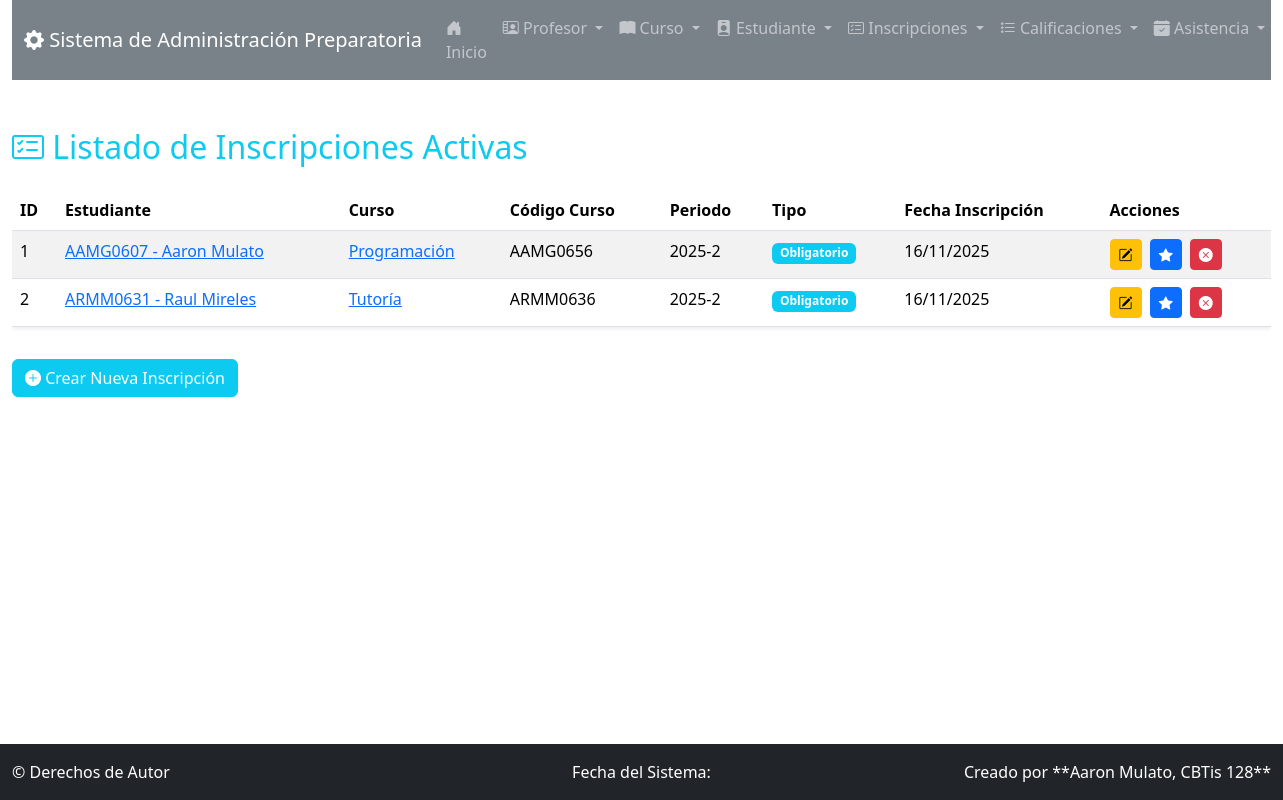
Before: /inscripcion/ with the older database file.
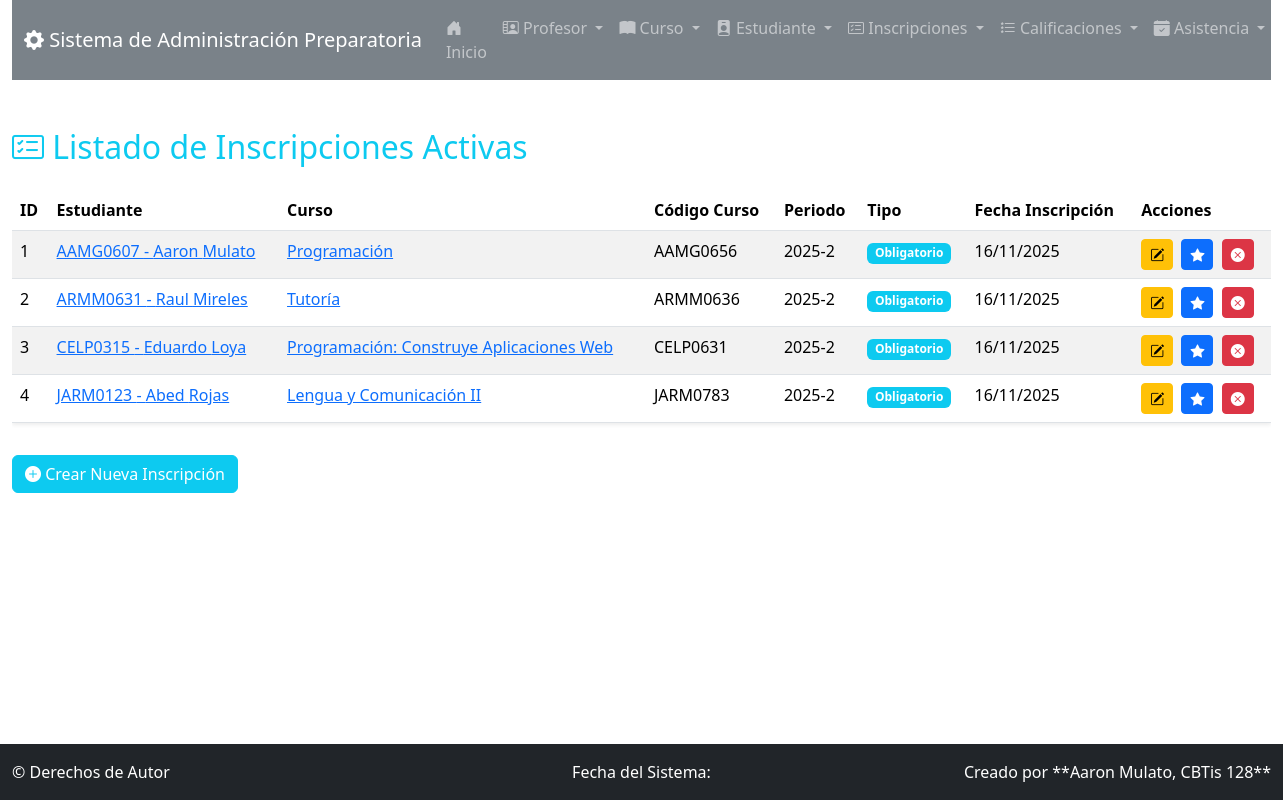
After: the same page with the newer database file.
### app_Preparatoria/models.py (models this page shows, shortened)
class Inscripcion(models.Model):
    estudiante = models.ForeignKey(Estudiante, on_delete=models.CASCADE)
    curso = models.ForeignKey(Curso, on_delete=models.CASCADE)
    fecha_inscripcion_curso = models.DateField(auto_now_add=True)
    fecha_finalizacion = models.DateField(null=True, blank=True)
    esta_activo = models.BooleanField(default=True)
    periodo_academico = models.CharField(max_length=50, default="2025-2") # Campo nuevo
    es_obligatorio = models.BooleanField(default=True) # Campo nuevo
    class Meta:
        unique_together = ('estudiante', 'curso', 'periodo_academico') # Ajuste para permitir reinscripción en otro periodo

class Estudiante(models.Model):
    nombre_estudiante = models.CharField(max_length=50)
    apellido_estudiante = models.CharField(max_length=50)
    matricula = models.CharField(max_length=10, unique=True)
    correo_estudiante = models.EmailField(max_length=100)
    fecha_nacimiento = models.DateField()
    fecha_inscripcion = models.DateField(auto_now_add=True)
    cursos = models.ManyToManyField(Curso, through='Inscripcion', related_name="estudiantes_inscritos")

class Curso(models.Model):
    nombre_curso = models.CharField(max_length=50)
    codigo = models.CharField(max_length=10, unique=True)
    descripcion = models.TextField(max_length=100)
    creditos = models.PositiveIntegerField()
    horario = models.CharField(max_length=50)
    aula = models.CharField(max_length=20)
    profesor = models.ForeignKey(Profesor, related_name="cursos", on_delete=models.CASCADE)

### app_Preparatoria/views.py (the view)
# urls.py: path('inscripcion/', views.ver_inscripciones, name='ver_inscripciones'),
def ver_inscripciones(request):
    inscripciones = Inscripcion.objects.filter(esta_activo=True).select_related('estudiante', 'curso')
    context = {'inscripciones': inscripciones}
    return render(request, 'inscripcion/ver_inscripciones.html', context)

### app_Preparatoria/templates/inscripcion/ver_inscripciones.html
{% extends 'base.html' %}
{% block content %}
<h2 class="mb-4 text-info"><i class="bi bi-card-checklist"></i> Listado de Inscripciones Activas</h2>
<div class="table-responsive">
    <table class="table table-striped table-hover shadow-sm">
        <thead class="bg-dark text-white">
            <tr>
                <th>ID</th>
                <th>Estudiante</th>
                <th>Curso</th>
                <th>Código Curso</th>
                <th>Periodo</th>
                <th>Tipo</th>
                <th>Fecha Inscripción</th>
                <th>Acciones</th>
            </tr>
        </thead>
        <tbody>
            {% for inscripcion in inscripciones %}
            <tr>
                <td>{{ inscripcion.id }}</td>
                <td><a href="{% url 'ver_detalle_estudiante' inscripcion.estudiante.id %}">{{ inscripcion.estudiante.matricula }} - {{ inscripcion.estudiante.nombre_estudiante }} {{ inscripcion.estudiante.apellido_estudiante }}</a></td>
                <td><a href="{% url 'ver_detalle_curso' inscripcion.curso.id %}">{{ inscripcion.curso.nombre_curso }}</a></td>
                <td>{{ inscripcion.curso.codigo }}</td>
                <td>{{ inscripcion.periodo_academico }}</td>
                <td>
                    {% if inscripcion.es_obligatorio %}
                        <span class="badge bg-info">Obligatorio</span>
                    {% else %}
                        <span class="badge bg-secondary">Opcional</span>
                    {% endif %}
                </td>
                <td>{{ inscripcion.fecha_inscripcion_curso|date:"d/m/Y" }}</td>
                <td>
                    <a href="{% url 'actualizar_inscripcion' inscripcion.id %}" class="btn btn-sm btn-warning me-1" title="Editar Inscripción"><i class="bi bi-pencil-square"></i></a>
                    <a href="{% url 'ver_calificaciones_por_curso' inscripcion.curso.id %}" class="btn btn-sm btn-primary me-1" title="Calificar Curso"><i class="bi bi-star-fill"></i></a>
                    <a href="{% url 'finalizar_inscripcion' inscripcion.id %}" class="btn btn-sm btn-danger" title="Finalizar Inscripción"><i class="bi bi-x-circle-fill"></i></a>
                </td>
            </tr>
            {% empty %}
            <tr>
                <td colspan="8" class="text-center">No hay inscripciones activas.</td>
            </tr>
            {% endfor %}
        </tbody>
    </table>
</div>
<div class="mt-3">
    <a href="{% url 'agregar_inscripcion' %}" class="btn btn-info text-white"><i class="bi bi-plus-circle-fill"></i> Crear Nueva Inscripción</a>
</div>
{% endblock %}

### app_Preparatoria/templates/base.html (shortened to what this page needs)
<!doctype html>
<html lang="es">
<head>
    <link href="https://cdn.jsdelivr.net/npm/bootstrap@5.3.3/dist/css/bootstrap.min.css" rel="stylesheet">
    <link rel="stylesheet" href="https://cdn.jsdelivr.net/npm/bootstrap-icons@1.11.3/font/bootstrap-icons.min.css">
</head>
<body>
    <div class="container-fluid">
        {% include 'navbar.html' %}
        <main class="py-4">
            {% block content %}
            {% endblock %}
        </main>
    </div>
    {% include 'footer.html' %}
</body>
</html>

### app_Preparatoria/templates/navbar.html (shortened to what this page needs)
<nav class="navbar navbar-expand-lg navbar-dark bg-secondary mb-4" style="--bs-bg-opacity: .9;">
    <div class="container-fluid">
        <a class="navbar-brand" href="{% url 'inicio_sistema' %}">
            <i class="bi bi-gear-fill"></i> Sistema de Administración Preparatoria
        </a>
        <div class="collapse navbar-collapse" id="navbarNavDropdown">
            <ul class="navbar-nav me-auto">
                <li class="nav-item">
                    <a class="nav-link" href="{% url 'inicio_sistema' %}"><i class="bi bi-house-door-fill"></i> Inicio</a>
                </li>
                <li class="nav-item dropdown">
                    <a class="nav-link dropdown-toggle" href="#" id="profesorDropdown" role="button" data-bs-toggle="dropdown" aria-expanded="false">
                        <i class="bi bi-person-video2"></i> Profesor
                    </a>
                </li>
                <li class="nav-item dropdown">
                    <a class="nav-link dropdown-toggle" href="#" id="cursoDropdown" role="button" data-bs-toggle="dropdown" aria-expanded="false">
                        <i class="bi bi-book-fill"></i> Curso
                    </a>
                </li>
                <li class="nav-item dropdown">
                    <a class="nav-link dropdown-toggle" href="#" id="estudianteDropdown" role="button" data-bs-toggle="dropdown" aria-expanded="false">
                        <i class="bi bi-person-badge-fill"></i> Estudiante
                    </a>
                </li>
                <li class="nav-item dropdown">
                    <a class="nav-link dropdown-toggle" href="#" id="inscripcionDropdown" role="button" data-bs-toggle="dropdown" aria-expanded="false">
                        <i class="bi bi-card-checklist"></i> Inscripciones
                    </a>
                </li>
                <li class="nav-item dropdown">
                    <a class="nav-link dropdown-toggle" href="#" id="calificacionDropdown" role="button" data-bs-toggle="dropdown" aria-expanded="false">
                        <i class="bi bi-list-stars"></i> Calificaciones
                    </a>
                </li>
                <li class="nav-item dropdown">
                    <a class="nav-link dropdown-toggle" href="#" id="asistenciaDropdown" role="button" data-bs-toggle="dropdown" aria-expanded="false">
                        <i class="bi bi-calendar-check-fill"></i> Asistencia
                    </a>
                </li>
            </ul>
        </div>
    </div>
</nav>

### app_Preparatoria/templates/footer.html
<footer class="footer-fixed bg-dark text-white py-3">
    <div class="container-fluid">
        <div class="row">
            <div class="col-md-4 text-start">
                &copy; Derechos de Autor {{ "now"|date:"Y" }}
            </div>
            <div class="col-md-4 text-center">
                Fecha del Sistema: {{ "now"|date:"d/m/Y H:i" }}
            </div>
            <div class="col-md-4 text-end">
                Creado por **Aaron Mulato, CBTis 128**
            </div>
        </div>
    </div>
</footer>

### app_Preparatoria/templates/base.html (style rules this page uses)
:root { --bs-primary: #6c757d; --bs-secondary: #e9ecef; --bs-success: #20c997; --bs-info: #6610f2; }
.footer-fixed { position: fixed; left: 0; bottom: 0; width: 100%; text-align: center; }
body { padding-bottom: 60px; }

Changed rows visible on the page:
added Inscripcion: id "3", estudiante.matricula "CELP0315", estudiante.nombre_estudiante "Eduardo", estudiante.apellido_estudiante "Loya", curso.nombre_curso "Programación: Construye Aplicaciones Web", curso.codigo "CELP0631", periodo_academico "2025-2", es_obligatorio "Obligatorio", fecha_inscripcion_curso "16/11/2025"
added Inscripcion: id "4", estudiante.matricula "JARM0123", estudiante.nombre_estudiante "Abed", estudiante.apellido_estudiante "Rojas", curso.nombre_curso "Lengua y Comunicación II", curso.codigo "JARM0783", periodo_academico "2025-2", es_obligatorio "Obligatorio", fecha_inscripcion_curso "16/11/2025"
